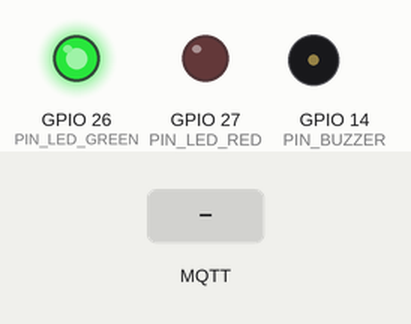
Simulated run of this sketch. Board: ESP32. Parts: output pins drawn as LEDs (lit = HIGH), buzzer (waves = sounding). Inputs (shaded band) come from the test bench. WiFi joins after 1.5 s; servers stay silent unless stated; no MQTT or app messages arrive unless stated; what the sketch prints to the serial monitor is not drawn.

Above: at 2.7 s.
2.8 s: MQTT message "WATER_LEAKAGE=ALERT" arrives on the first subscribed topic
At 3.3 s:
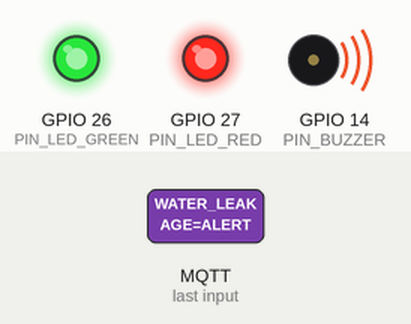
At 4.7 s:
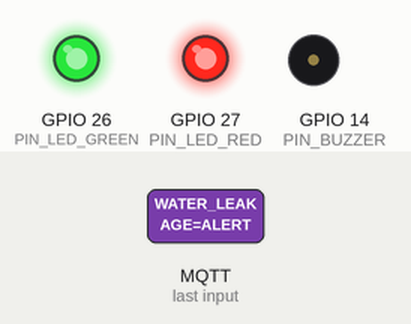
5.3 s: MQTT message "NODE_ID" arrives on the first subscribed topic
8.3 s: MQTT message "FLOW" arrives on the first subscribed topic
At 24.5 s:
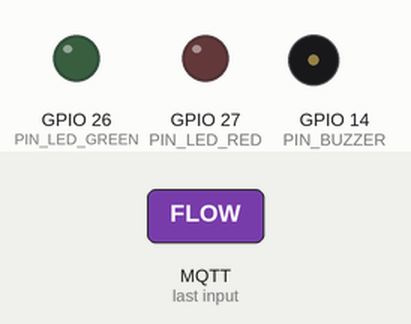
Timing chart, 0 to 24.8 s (numbered marks = the images above; inputs shaded):
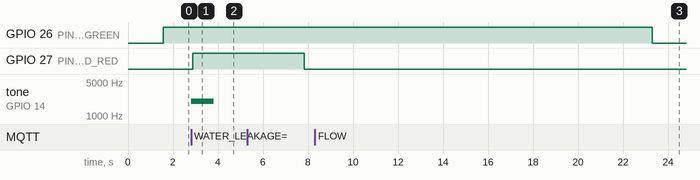

The sketch:

sketch.ino
```cpp
#include <WiFi.h>
#include <PubSubClient.h>

// ===============================
// WIFI / MQTT CONFIGURATION
// ===============================

const char* WIFI_SSID = "Wokwi-GUEST";
const char* WIFI_PASS = "";

const char* MQTT_BROKER = "test.mosquitto.org";
const int MQTT_PORT = 1883;

// Sensor Node -> Gateway
const char* MQTT_TOPIC =
  "ruralwater/VILLAGE_01/telemetry";

// Gateway -> Website
const char* WEBSITE_TOPIC =
  "ruralwater/VILLAGE_01/dashboard";

// ===============================
// GATEWAY PINS
// ===============================

#define PIN_LED_GREEN 26
#define PIN_LED_RED   27
#define PIN_BUZZER    14

// ===============================
// TIMING
// ===============================

const unsigned long SENSOR_TIMEOUT = 15000;

// ===============================
// MQTT
// ===============================

WiFiClient wifiClient;
PubSubClient mqttClient(wifiClient);

// ===============================
// TELEMETRY STRUCTURE
// ===============================

struct Telemetry {

  String nodeId;

  float flow;
  float totalLiters;
  float pressure;

  int tds;

  String flowStatus;
  String pressureStatus;
  String qualityStatus;

  bool leakageAlert;

  bool valid;
};

Telemetry lastReading;

unsigned long lastSensorData = 0;
unsigned long redAlertUntil = 0;

// ===============================
// SETUP
// ===============================

void setup() {

  Serial.begin(115200);

  pinMode(PIN_LED_GREEN, OUTPUT);
  pinMode(PIN_LED_RED, OUTPUT);
  pinMode(PIN_BUZZER, OUTPUT);

  digitalWrite(PIN_LED_GREEN, LOW);
  digitalWrite(PIN_LED_RED, LOW);
  digitalWrite(PIN_BUZZER, LOW);

  lastReading.valid = false;
  lastReading.leakageAlert = false;

  Serial.println();
  Serial.println("==========================================");
  Serial.println("        RURAL WATER GATEWAY");
  Serial.println("==========================================");

  Serial.println();
  Serial.println("Connecting to WiFi...");

  WiFi.begin(WIFI_SSID, WIFI_PASS);

  while (WiFi.status() != WL_CONNECTED) {

    delay(500);
    Serial.print(".");
  }

  Serial.println();
  Serial.println("WiFi Connected!");

  Serial.print("Gateway IP: ");
  Serial.println(WiFi.localIP());

  // MQTT

  mqttClient.setServer(MQTT_BROKER, MQTT_PORT);

  mqttClient.setBufferSize(512);

  mqttClient.setCallback(mqttCallback);

  connectMQTT();
}

// ===============================
// MAIN LOOP
// ===============================

void loop() {

  if (!mqttClient.connected()) {

    digitalWrite(PIN_LED_GREEN, LOW);

    connectMQTT();
  }

  mqttClient.loop();

  updateIndicators();

  delay(10);
}

// ===============================
// MQTT CONNECTION
// ===============================

void connectMQTT() {

  while (!mqttClient.connected()) {

    Serial.println();
    Serial.println("Connecting to MQTT broker...");

    String clientId =
      "villageWaterGateway01_2026";

    if (mqttClient.connect(clientId.c_str())) {

      Serial.println("MQTT Connected!");

      Serial.println();
      Serial.println("Subscribed to SENSOR topic:");
      Serial.println(MQTT_TOPIC);

      mqttClient.subscribe(MQTT_TOPIC);

      Serial.println();
      Serial.println("Gateway ready.");
      Serial.println("------------------------------------------");

    } else {

      Serial.print("MQTT connection failed. State: ");
      Serial.println(mqttClient.state());

      delay(1000);
    }
  }
}

// ===============================
// RECEIVE DATA FROM SENSOR
// ===============================

void mqttCallback(
  char* topic,
  byte* payload,
  unsigned int length
) {

  String packet = "";

  for (unsigned int i = 0; i < length; i++) {

    packet += (char)payload[i];
  }

  lastSensorData = millis();

  // =========================================
  // SHOW RAW DATA RECEIVED FROM SENSOR
  // =========================================

  Serial.println();
  Serial.println("==========================================");
  Serial.println("       DATA RECEIVED FROM SENSOR");
  Serial.println("==========================================");

  Serial.print("Topic: ");
  Serial.println(topic);

  Serial.println();
  Serial.println("RAW SENSOR DATA:");
  Serial.println(packet);

  // =========================================
  // CHECK LEAKAGE
  // =========================================

  if (packet.indexOf("WATER_LEAKAGE=ALERT") >= 0) {

    Serial.println();
    Serial.println("!!! WATER LEAKAGE ALERT RECEIVED !!!");

    redAlertUntil = millis() + 5000;

    tone(PIN_BUZZER, 2000, 1000);
  }

  // =========================================
  // PROCESS TELEMETRY
  // =========================================

  receiveTelemetry(packet);
}

// ===============================
// PROCESS SENSOR DATA
// ===============================

void receiveTelemetry(String packet) {

  Telemetry t;

  t.valid = false;
  t.leakageAlert = false;

  int start = 0;

  while (start < packet.length()) {

    int commaIndex =
      packet.indexOf(',', start);

    String field;

    if (commaIndex == -1) {

      field = packet.substring(start);

      start = packet.length();

    } else {

      field =
        packet.substring(start, commaIndex);

      start = commaIndex + 1;
    }

    int equalIndex =
      field.indexOf('=');

    if (equalIndex == -1)
      continue;

    String key =
      field.substring(0, equalIndex);

    String val =
      field.substring(equalIndex + 1);

    // =========================
    // PARSE VALUES
    // =========================

    if (key == "NODE_ID")
      t.nodeId = val;

    else if (key == "FLOW")
      t.flow = val.toFloat();

    else if (key == "TOTAL_LITERS")
      t.totalLiters = val.toFloat();

    else if (key == "PRESSURE")
      t.pressure = val.toFloat();

    else if (key == "TDS")
      t.tds = val.toInt();

    else if (key == "FLOW_STATUS")
      t.flowStatus = val;

    else if (key == "PRESSURE_STATUS")
      t.pressureStatus = val;

    else if (key == "QUALITY_STATUS")
      t.qualityStatus = val;

    else if (key == "WATER_LEAKAGE")
      t.leakageAlert =
        (val == "ALERT");
  }

  t.valid = true;

  lastReading = t;

  // =========================================
  // SHOW PROCESSED DATA
  // =========================================

  Serial.println();
  Serial.println("------------- PROCESSED DATA -------------");

  Serial.print("Node ID       : ");
  Serial.println(t.nodeId);

  Serial.print("Flow          : ");
  Serial.print(t.flow, 1);
  Serial.println(" L/min");

  Serial.print("Total Water   : ");
  Serial.print(t.totalLiters, 1);
  Serial.println(" L");

  Serial.print("Pressure      : ");
  Serial.print(t.pressure, 1);
  Serial.println(" bar");

  Serial.print("TDS           : ");
  Serial.print(t.tds);
  Serial.println(" ppm");

  Serial.print("Flow Status   : ");
  Serial.println(t.flowStatus);

  Serial.print("Pressure      : ");
  Serial.println(t.pressureStatus);

  Serial.print("Water Quality : ");
  Serial.println(t.qualityStatus);

  Serial.print("Leakage       : ");

  if (t.leakageAlert)
    Serial.println("ALERT");
  else
    Serial.println("NORMAL");

  Serial.println("------------------------------------------");

  // Send to website

  sendToWebsite(t);
}

// ===============================
// SEND DATA TO WEBSITE
// ===============================

void sendToWebsite(Telemetry t) {

  if (!mqttClient.connected())
    return;

  // =========================================
  // CREATE JSON
  // =========================================

  String json = "{";

  json += "\"nodeId\":\"";
  json += t.nodeId;
  json += "\",";

  json += "\"flow\":";
  json += String(t.flow, 1);
  json += ",";

  json += "\"totalLiters\":";
  json += String(t.totalLiters, 1);
  json += ",";

  json += "\"pressure\":";
  json += String(t.pressure, 1);
  json += ",";

  json += "\"tds\":";
  json += String(t.tds);
  json += ",";

  json += "\"flowStatus\":\"";
  json += t.flowStatus;
  json += "\",";

  json += "\"pressureStatus\":\"";
  json += t.pressureStatus;
  json += "\",";

  json += "\"qualityStatus\":\"";
  json += t.qualityStatus;
  json += "\",";

  json += "\"leakage\":";

  if (t.leakageAlert)
    json += "1";
  else
    json += "0";

  json += "}";

  // =========================================
  // PUBLISH TO WEBSITE
  // =========================================

  bool sent =
    mqttClient.publish(
      WEBSITE_TOPIC,
      json.c_str()
    );

  // =========================================
  // SHOW EXACT WEBSITE DATA
  // =========================================

  Serial.println();
  Serial.println("==========================================");
  Serial.println("          DATA SENT TO WEBSITE");
  Serial.println("==========================================");

  Serial.print("Topic: ");
  Serial.println(WEBSITE_TOPIC);

  Serial.println();
  Serial.println("JSON:");

  Serial.println(json);

  Serial.println();

  if (sent)
    Serial.println("Status: SUCCESS");
  else
    Serial.println("Status: FAILED");

  Serial.println("==========================================");
}

// ===============================
// GATEWAY INDICATORS
// ===============================

void updateIndicators() {

  // Sensor communication status

  bool sensorConnected =
    (millis() - lastSensorData < SENSOR_TIMEOUT);

  if (sensorConnected)
    digitalWrite(PIN_LED_GREEN, HIGH);
  else
    digitalWrite(PIN_LED_GREEN, LOW);


  // Leakage alert

  if (millis() < redAlertUntil)
    digitalWrite(PIN_LED_RED, HIGH);
  else
    digitalWrite(PIN_LED_RED, LOW);
}
```

Measured:
- after the input at 2.8 s, GPIO 27 (PIN_LED_RED): LOW → HIGH after 0.08 s; tone on GPIO 14 (PIN_BUZZER): silent → 2000 Hz at once, → silent 1.0 s later
- after the input at 8.3 s, GPIO 26 (PIN_LED_GREEN): HIGH → LOW after 15.0 s instead of 12.0 s
